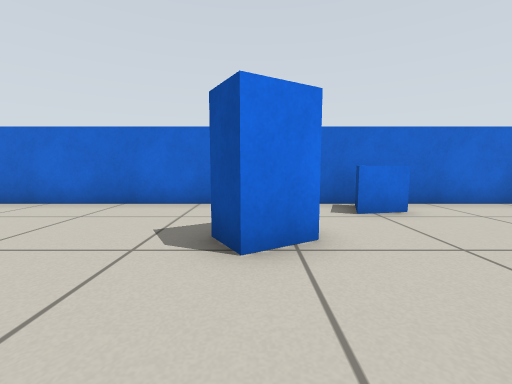
[1] (above)

19 first-person views from a walk through a robot-simulator world made for Gazebo. The camera is 0.51 m above the floor, tilts 6° down and sees 90° across. The floor is counted in squares, 0.5 m on a side. Each view is taken from the middle of a square. On the plan, view 1 faces up. The plan holds only what a view shows up to about 11 squares ahead; the rest is blank. The place goes on beyond the plan.

[2]
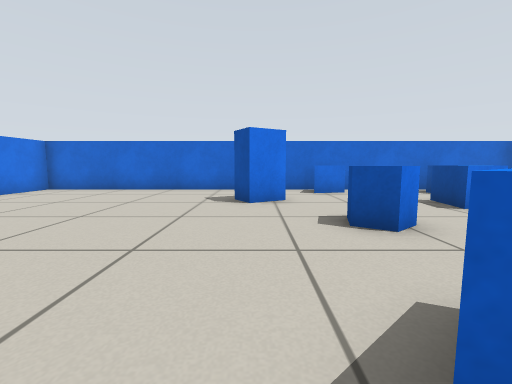

[3]
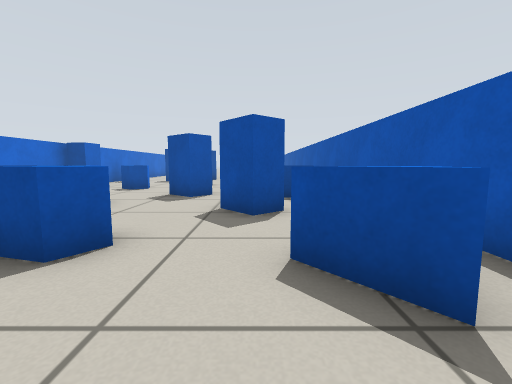

[4]
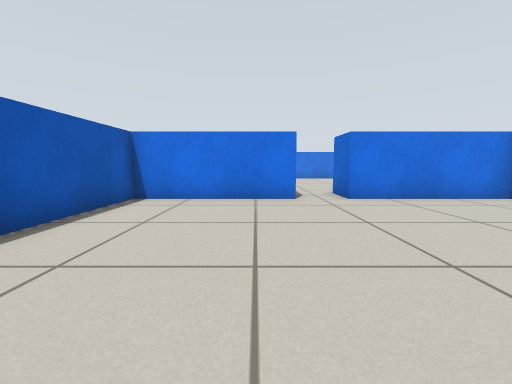

[5]
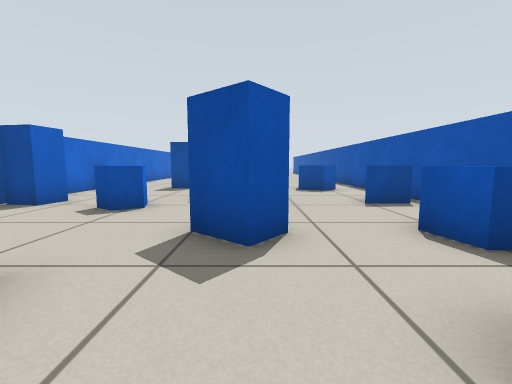

[6]
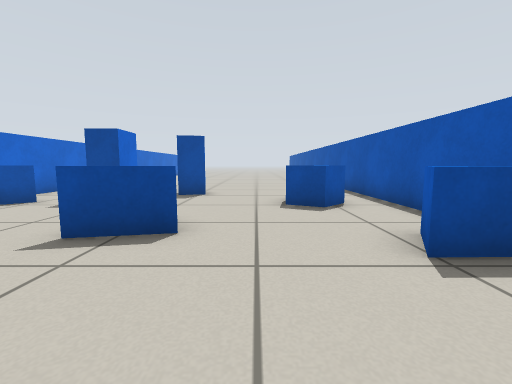

[7]
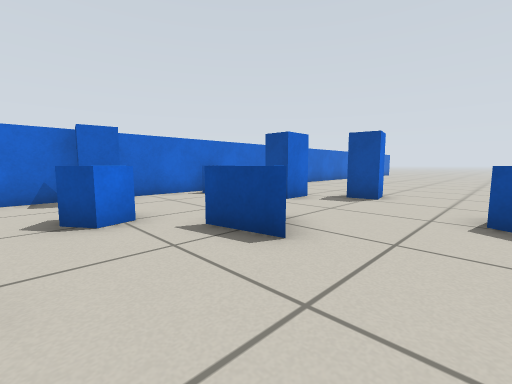

[8]
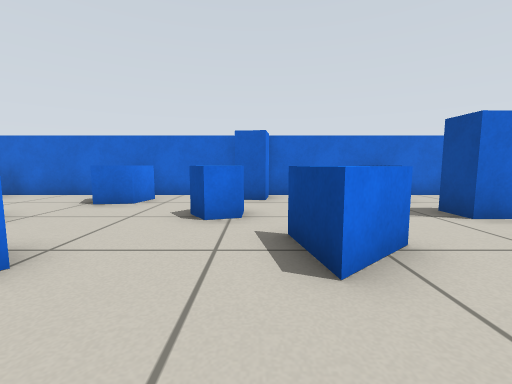

[9]
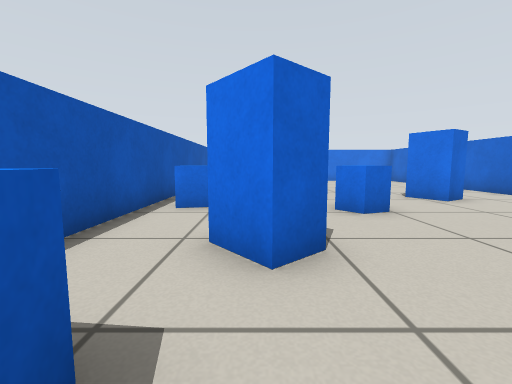

[10]
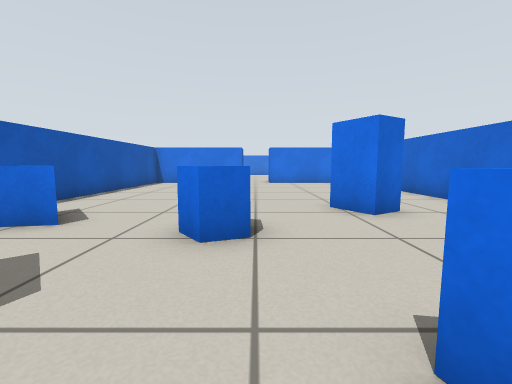

[11]
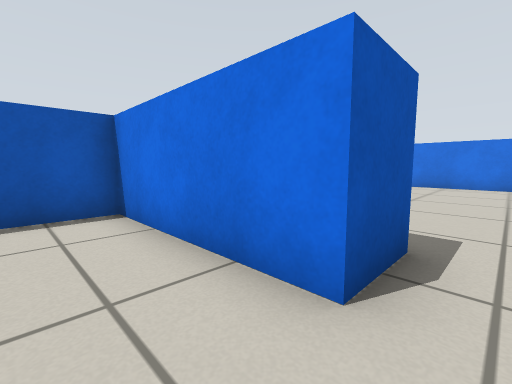

[12]
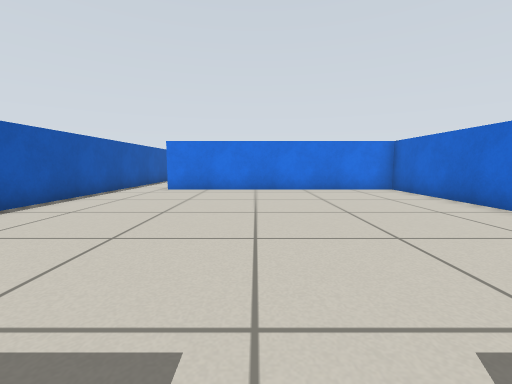

[13]
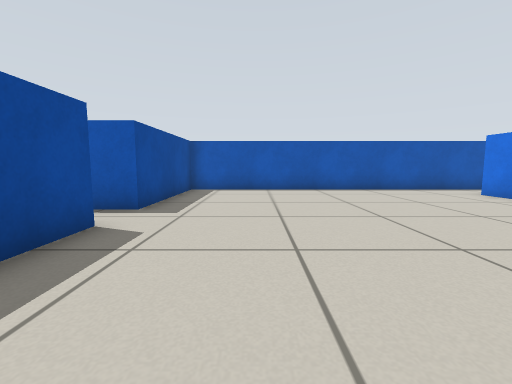

[14]
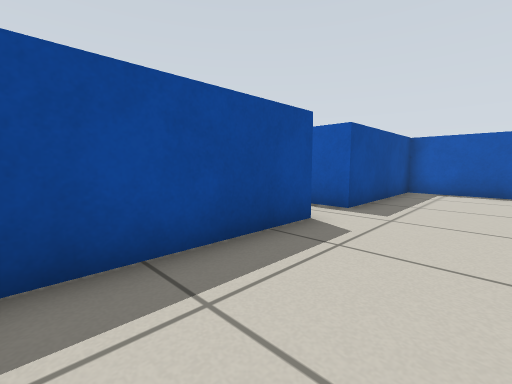

[15]
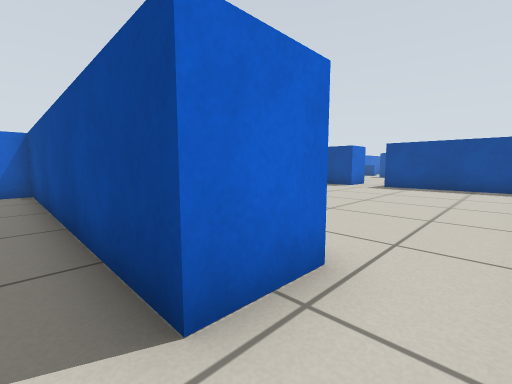

[16]
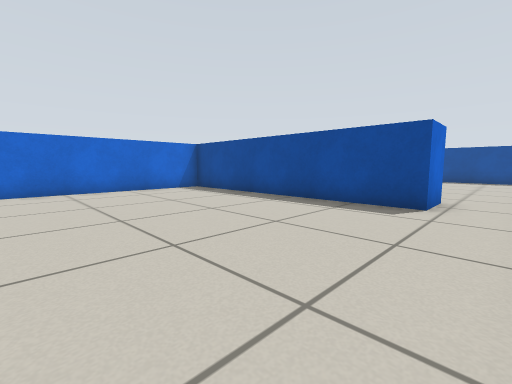

[17]
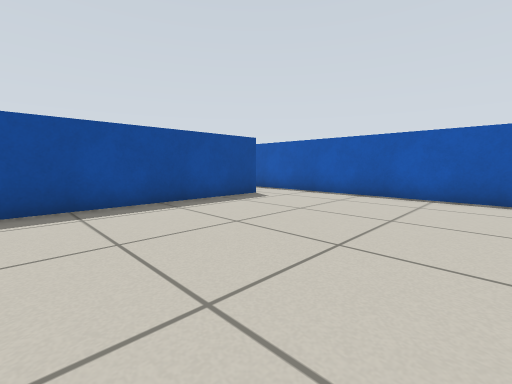

[18]
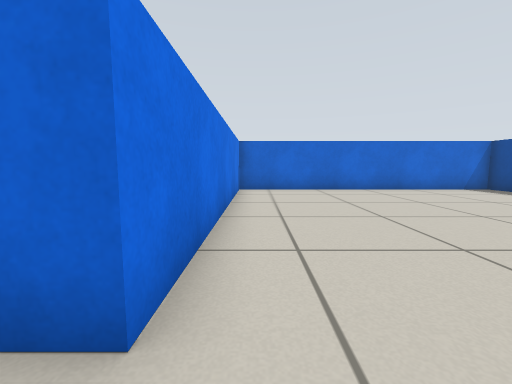

[19]
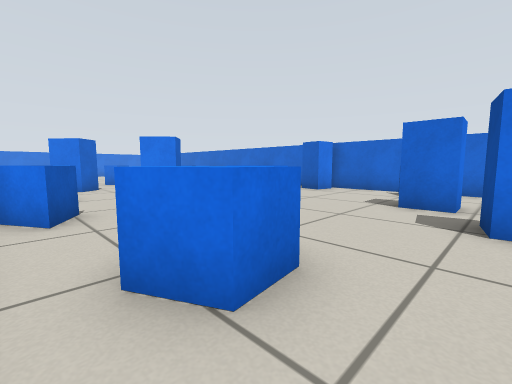

### Floor plan
Points are (right, up) in squares from view 1. A wall is a line through its corners. A room is listed if a view was taken in it or the views show most of it. See-through windows are left out.
Room 1 (views 1, 2, 3, 4, 5, 6, 7, 8, 9, 10, 11, 12, 13, 14, 18, 19)
walls: (-8.8, -4.7) (17.5, -4.7); (-10.2, 6.7) (-20.7, 6.7) (-20.7, -2.7); (-20.4, -4.7) (-10.2, -4.7); (17.5, 6.7) (-8.8, 6.7)
ways out: opening at (-21.5, -3.5) to room 2
objects: pillar (-10, -4) to (-9, 0); pillar (-10, 2) to (-9, 6); blue box (0, 3) to (1, 4); other object (1, -4) to (2, -3); other object (2, 0) to (2, 1); other object (2, 6) to (3, 6); blue box (4, -2) to (5, -1); other object (5, 2) to (6, 3); other object (7, -4) to (8, -3); blue box (7, 0) to (8, 1); other object (7, 5) to (8, 6); other object (10, 3) to (10, 4); other object (11, -4) to (12, -3); blue box (11, 6); other object (12, 0) to (13, 1); other object (14, -3) to (15, -2); other object (14, 5) to (15, 6); blue box (15, 3) to (16, 3); blue box (17, 1) to (17, 2)
Room 2 (views 15, 16, 17)
walls: (-20.7, -2.7) (-22.3, -2.7) (-22.3, 6.7) (-29.1, 6.7); (-29.1, -4.7) (-20.4, -4.7)
ways out: opening at (-21.5, -3.5) to room 1

Where each view was taken, in squares from view 1:
view 1: 0 up, 0 right, facing up
view 2: 4 down, 0 right, facing up
view 3: 2 down, 1 left, facing right
view 4: 1 down, 1 left, facing left
view 5: 0 up, 4 right, facing right
view 6: 1 down, 8 right, facing right
view 7: 2 down, 9 right, facing up-right
view 8: 2 down, 11 right, facing up
view 9: 2 down, 8 right, facing left
view 10: 1 up, 6 right, facing left
view 11: 1 up, 7 left, facing down-left
view 12: 1 up, 10 left, facing left
view 13: 6 up, 13 left, facing down
view 14: 6 up, 13 left, facing down-right
view 15: 4 down, 23 left, facing up-right
view 16: 4 down, 29 left, facing up-right
view 17: 4 up, 29 left, facing down-right
view 18: 4 down, 20 left, facing up
view 19: 4 down, 17 right, facing up-left
